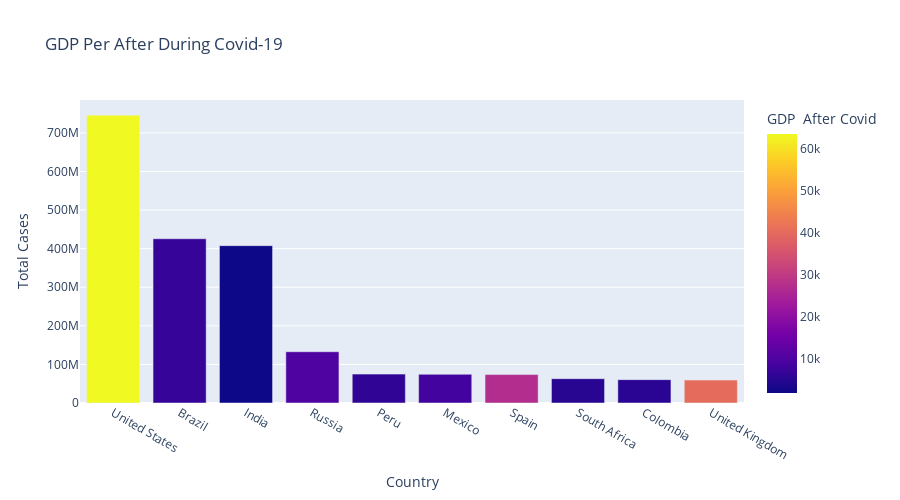

Notebook code for this chart:
### Code cell
fig= px.bar(tdata, x='Country', y='Total Cases',
hover_data=['Population', 'Total Deaths'],
color='GDP  After Covid', height=500,
title= 'GDP Per After During Covid-19')

fig.show()

### Figure 1 — Plotly figure (JSON) as saved in the notebook; plotly's stock layout.template omitted (floating-point values rounded to 4 significant figures)
{"data": [{"alignmentgroup": "True", "customdata": [[19.62, 26477574], [19.17, 14340567], [21.05, 7247327], [18.8, 2131571], [17.31, 3020038], [18.67, 7295850], [17.66, 5510624], [17.9, 1357682], [17.75, 1936134], [18.03, 7249573]], "hovertemplate": "Country=%{x}<br>Total Cases=%{y}<br>Population=%{customdata[0]}<br>Total Deaths=%{customdata[1]}<br>GDP  After Covid=%{marker.color}<extra></extra>", "legendgroup": "", "marker": {"color": [63540.0, 6797.0, 1901.0, 10130.0, 6127.0, 8347.0, 27060.0, 5091.0, 5333.0, 40280.0], "coloraxis": "coloraxis", "pattern": {"shape": ""}}, "name": "", "offsetgroup": "", "orientation": "v", "showlegend": false, "textposition": "auto", "type": "bar", "x": ["United States", "Brazil", "India", "Russia", "Peru", "Mexico", "Spain", "South Africa", "Colombia", "United Kingdom"], "xaxis": "x", "y": [746014098, 425704517, 407771615, 132888951, 74882695, 74347548, 73717676, 63027659, 60543682, 59475032], "yaxis": "y"}], "layout": {"barmode": "relative", "coloraxis": {"colorbar": {"title": {"text": "GDP  After Covid"}}, "colorscale": [[0, "#0d0887"], [0.1111, "#46039f"], [0.2222, "#7201a8"], [0.3333, "#9c179e"], [0.4444, "#bd3786"], [0.5556, "#d8576b"], [0.6667, "#ed7953"], [0.7778, "#fb9f3a"], [0.8889, "#fdca26"], [1, "#f0f921"]]}, "height": 500, "legend": {"tracegroupgap": 0}, "title": {"text": "GDP Per After During Covid-19"}, "xaxis": {"anchor": "y", "domain": [0, 1], "title": {"text": "Country"}}, "yaxis": {"anchor": "x", "domain": [0, 1], "title": {"text": "Total Cases"}}}}
